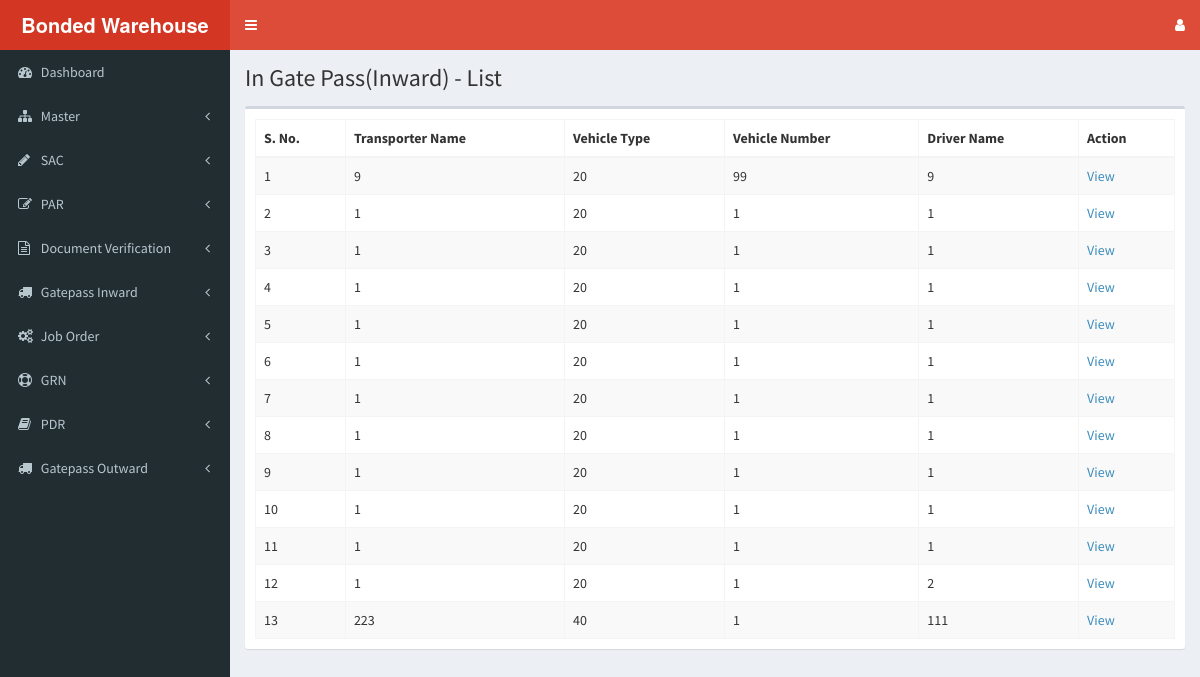
The app's page /gate-pass/igp-unloading-list-view.php, older data.
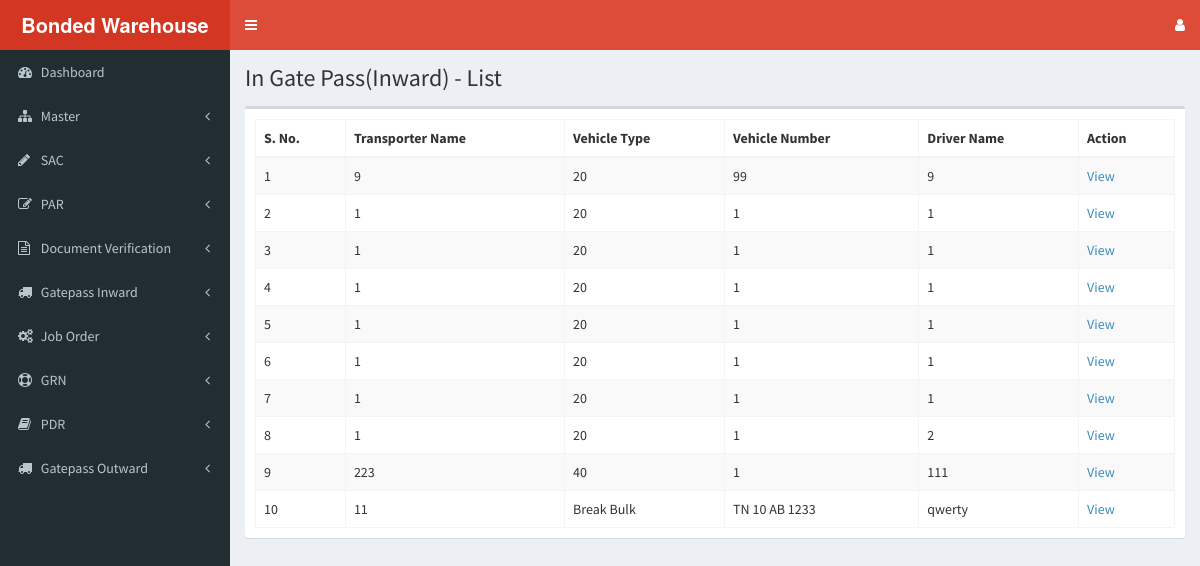
The same page, newer data.
### tables this page shows
CREATE TABLE `igp_unloading` (
  `igp_un_id` int(11) NOT NULL,
  `sac_par_table` varchar(20) NOT NULL,
  `sac_par_id` int(11) NOT NULL,
  `data_type` varchar(50) NOT NULL,
  `data_value` varchar(100) NOT NULL,
  `vehicle_number` varchar(50) NOT NULL,
  `driver_name` varchar(100) NOT NULL,
  `driving_license` varchar(100) NOT NULL,
  `container_number` varchar(100) NOT NULL,
  `seal_number` varchar(100) NOT NULL,
  `entry_date` varchar(50) NOT NULL,
  `time_in` varchar(50) NOT NULL,
  `container_condition` varchar(30) NOT NULL,
  `vehicle_type` varchar(100) NOT NULL,
  `transporter_name` varchar(200) NOT NULL,
  `status` varchar(50) NOT NULL DEFAULT 'created'
);

### gate-pass/igp-unloading-list-view.php (the view, shortened to what this page needs)
<?php
  include('../header.php');
  include('../sidebar.php');
  include('../dbconfig.php');
?>
<div class="content-wrapper">
  <section class="content-header">
    <h1>
      In Gate Pass(Inward) - List
    </h1>
  </section>
  <section class="content">
    <div class="box">
      <div class="box-body">
        <table id="par_table" class="table table-bordered table-striped">
          <thead>
            <tr>
              <th>S. No.</th>
              <th>Transporter Name</th>
              <th>Vehicle Type</th>
              <th>Vehicle Number</th>
              <th>Driver Name</th>
              <th>Action</th>
            </tr>
          </thead>
          <tbody>
            <?php
              $select_query = "SELECT * FROM igp_unloading";
              $result = mysqli_query($dbc,$select_query);
              $row_counter = 0;
              if(mysqli_num_rows($result) > 0) {
                while($row = mysqli_fetch_array($result)) {
                  echo "<tr>";
                  echo "<td>".++$row_counter."</td>";
                  echo "<td>".$row['transporter_name']."</td>";
                  echo "<td>".$row['vehicle_type']."</td>";
                  echo "<td>".$row['vehicle_number']."</td>";
                  echo "<td>".$row['driver_name']."</td>";
                  echo "<td><a href='igp-unloading-view.php?igp_un_id=".$row['igp_un_id']."'>View</a></td>";
                  echo "</tr>";
                }
              } else {
                $dataTableFlag = false;
                echo "<tr><td colspan=\"6\">No IGPs available.</td></tr>";
              }
            ?>
          </tbody>
        </table>
      </div>
      </div>
    </div>
</div>
<?php
  include('../footer.php');
?>

Row changes from the older to the newer data that the page shows:
removed igp_unloading: transporter_name "1", vehicle_type "20", vehicle_number "1", driver_name "1"
removed igp_unloading: transporter_name "1", vehicle_type "20", vehicle_number "1", driver_name "1"
removed igp_unloading: transporter_name "1", vehicle_type "20", vehicle_number "1", driver_name "1"
removed igp_unloading: transporter_name "1", vehicle_type "20", vehicle_number "1", driver_name "1"
added igp_unloading: transporter_name "11", vehicle_type "Break Bulk", vehicle_number "TN 10 AB 1233", driver_name "qwerty"
